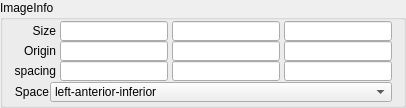
             <widget class="QGroupBox" name="groupBox_2">
              <property name="sizePolicy">
               <sizepolicy hsizetype="Preferred" vsizetype="Preferred">
                <horstretch>0</horstretch>
                <verstretch>0</verstretch>
               </sizepolicy>
              </property>
              <property name="minimumSize">
               <size>
                <width>150</width>
                <height>0</height>
               </size>
              </property>
              <property name="title">
               <string>ImageInfo</string>
              </property>
              <layout class="QVBoxLayout" name="verticalLayout_11">
               <property name="spacing">
                <number>1</number>
               </property>
               <property name="topMargin">
                <number>1</number>
               </property>
               <property name="bottomMargin">
                <number>3</number>
               </property>
               <item>
                <layout class="QGridLayout" name="gridLayout_3">
                 <property name="horizontalSpacing">
                  <number>4</number>
                 </property>
                 <property name="verticalSpacing">
                  <number>0</number>
                 </property>
                 <item row="0" column="0">
                  <widget class="QLabel" name="label_30">
                   <property name="sizePolicy">
                    <sizepolicy hsizetype="Preferred" vsizetype="Preferred">
                     <horstretch>0</horstretch>
                     <verstretch>0</verstretch>
                    </sizepolicy>
                   </property>
                   <property name="text">
                    <string>Size</string>
                   </property>
                   <property name="alignment">
                    <set>Qt::AlignRight|Qt::AlignTrailing|Qt::AlignVCenter</set>
                   </property>
                  </widget>
                 </item>
                 <item row="0" column="1">
                  <widget class="QLineEdit" name="lineEdit_SizeX">
                   <property name="sizePolicy">
                    <sizepolicy hsizetype="Expanding" vsizetype="Fixed">
                     <horstretch>0</horstretch>
                     <verstretch>0</verstretch>
                    </sizepolicy>
                   </property>
                   <property name="minimumSize">
                    <size>
                     <width>30</width>
                     <height>0</height>
                    </size>
                   </property>
                   <property name="maximumSize">
                    <size>
                     <width>16777215</width>
                     <height>20</height>
                    </size>
                   </property>
                   <property name="text">
                    <string/>
                   </property>
                   <property name="alignment">
                    <set>Qt::AlignRight|Qt::AlignTrailing|Qt::AlignVCenter</set>
                   </property>
                   <property name="readOnly">
                    <bool>true</bool>
                   </property>
                  </widget>
                 </item>
                 <item row="0" column="2">
                  <widget class="QLineEdit" name="lineEdit_SizeY">
                   <property name="sizePolicy">
                    <sizepolicy hsizetype="Expanding" vsizetype="Fixed">
                     <horstretch>0</horstretch>
                     <verstretch>0</verstretch>
                    </sizepolicy>
                   </property>
                   <property name="minimumSize">
                    <size>
                     <width>30</width>
                     <height>0</height>
                    </size>
                   </property>
                   <property name="maximumSize">
                    <size>
                     <width>16777215</width>
                     <height>20</height>
                    </size>
                   </property>
                   <property name="alignment">
                    <set>Qt::AlignRight|Qt::AlignTrailing|Qt::AlignVCenter</set>
                   </property>
                   <property name="readOnly">
                    <bool>true</bool>
                   </property>
                  </widget>
                 </item>
                 <item row="0" column="3">
                  <widget class="QLineEdit" name="lineEdit_SizeZ">
                   <property name="sizePolicy">
                    <sizepolicy hsizetype="Expanding" vsizetype="Fixed">
                     <horstretch>0</horstretch>
                     <verstretch>0</verstretch>
                    </sizepolicy>
                   </property>
                   <property name="minimumSize">
                    <size>
                     <width>30</width>
                     <height>0</height>
                    </size>
                   </property>
                   <property name="maximumSize">
                    <size>
                     <width>16777215</width>
                     <height>20</height>
                    </size>
                   </property>
                   <property name="alignment">
                    <set>Qt::AlignRight|Qt::AlignTrailing|Qt::AlignVCenter</set>
                   </property>
                   <property name="readOnly">
                    <bool>true</bool>
                   </property>
                  </widget>
                 </item>
                 <item row="1" column="0">
                  <widget class="QLabel" name="label_32">
                   <property name="sizePolicy">
                    <sizepolicy hsizetype="Preferred" vsizetype="Preferred">
                     <horstretch>0</horstretch>
                     <verstretch>0</verstretch>
                    </sizepolicy>
                   </property>
                   <property name="text">
                    <string>Origin</string>
                   </property>
                   <property name="alignment">
                    <set>Qt::AlignRight|Qt::AlignTrailing|Qt::AlignVCenter</set>
                   </property>
                  </widget>
                 </item>
                 <item row="1" column="1">
                  <widget class="QLineEdit" name="lineEdit_OriginX">
                   <property name="sizePolicy">
                    <sizepolicy hsizetype="Expanding" vsizetype="Fixed">
                     <horstretch>0</horstretch>
                     <verstretch>0</verstretch>
                    </sizepolicy>
                   </property>
                   <property name="minimumSize">
                    <size>
                     <width>30</width>
                     <height>0</height>
                    </size>
                   </property>
                   <property name="maximumSize">
                    <size>
                     <width>16777215</width>
                     <height>20</height>
                    </size>
                   </property>
                   <property name="alignment">
                    <set>Qt::AlignRight|Qt::AlignTrailing|Qt::AlignVCenter</set>
                   </property>
                   <property name="readOnly">
                    <bool>true</bool>
                   </property>
                  </widget>
                 </item>
                 <item row="1" column="2">
                  <widget class="QLineEdit" name="lineEdit_OriginY">
                   <property name="sizePolicy">
                    <sizepolicy hsizetype="Expanding" vsizetype="Fixed">
                     <horstretch>0</horstretch>
                     <verstretch>0</verstretch>
                    </sizepolicy>
                   </property>
                   <property name="minimumSize">
                    <size>
                     <width>30</width>
                     <height>0</height>
                    </size>
                   </property>
                   <property name="maximumSize">
                    <size>
                     <width>16777215</width>
                     <height>20</height>
                    </size>
                   </property>
                   <property name="alignment">
                    <set>Qt::AlignRight|Qt::AlignTrailing|Qt::AlignVCenter</set>
                   </property>
                   <property name="readOnly">
                    <bool>true</bool>
                   </property>
                  </widget>
                 </item>
                 <item row="1" column="3">
                  <widget class="QLineEdit" name="lineEdit_OriginZ">
                   <property name="sizePolicy">
                    <sizepolicy hsizetype="Expanding" vsizetype="Fixed">
                     <horstretch>0</horstretch>
                     <verstretch>0</verstretch>
                    </sizepolicy>
                   </property>
                   <property name="minimumSize">
                    <size>
                     <width>30</width>
                     <height>0</height>
                    </size>
                   </property>
                   <property name="maximumSize">
                    <size>
                     <width>16777215</width>
                     <height>20</height>
                    </size>
                   </property>
                   <property name="alignment">
                    <set>Qt::AlignRight|Qt::AlignTrailing|Qt::AlignVCenter</set>
                   </property>
                   <property name="readOnly">
                    <bool>true</bool>
                   </property>
                  </widget>
                 </item>
                 <item row="2" column="0">
                  <widget class="QLabel" name="label_7">
                   <property name="text">
                    <string>spacing</string>
                   </property>
                   <property name="alignment">
                    <set>Qt::AlignRight|Qt::AlignTrailing|Qt::AlignVCenter</set>
                   </property>
                  </widget>
                 </item>
                 <item row="2" column="1">
                  <widget class="QLineEdit" name="lineEdit_SpacingX">
                   <property name="sizePolicy">
                    <sizepolicy hsizetype="Expanding" vsizetype="Fixed">
                     <horstretch>0</horstretch>
                     <verstretch>0</verstretch>
                    </sizepolicy>
                   </property>
                   <property name="minimumSize">
                    <size>
                     <width>30</width>
                     <height>0</height>
                    </size>
                   </property>
                   <property name="maximumSize">
                    <size>
                     <width>16777215</width>
                     <height>20</height>
                    </size>
                   </property>
                   <property name="alignment">
                    <set>Qt::AlignRight|Qt::AlignTrailing|Qt::AlignVCenter</set>
                   </property>
                   <property name="readOnly">
                    <bool>true</bool>
                   </property>
                  </widget>
                 </item>
                 <item row="2" column="2">
                  <widget class="QLineEdit" name="lineEdit_SpacingY">
                   <property name="sizePolicy">
                    <sizepolicy hsizetype="Expanding" vsizetype="Fixed">
                     <horstretch>0</horstretch>
                     <verstretch>0</verstretch>
                    </sizepolicy>
                   </property>
                   <property name="minimumSize">
                    <size>
                     <width>30</width>
                     <height>0</height>
                    </size>
                   </property>
                   <property name="maximumSize">
                    <size>
                     <width>16777215</width>
                     <height>20</height>
                    </size>
                   </property>
                   <property name="alignment">
                    <set>Qt::AlignRight|Qt::AlignTrailing|Qt::AlignVCenter</set>
                   </property>
                   <property name="readOnly">
                    <bool>true</bool>
                   </property>
                  </widget>
                 </item>
                 <item row="2" column="3">
                  <widget class="QLineEdit" name="lineEdit_SpacingZ">
                   <property name="sizePolicy">
                    <sizepolicy hsizetype="Expanding" vsizetype="Fixed">
                     <horstretch>0</horstretch>
                     <verstretch>0</verstretch>
                    </sizepolicy>
                   </property>
                   <property name="minimumSize">
                    <size>
                     <width>30</width>
                     <height>0</height>
                    </size>
                   </property>
                   <property name="maximumSize">
                    <size>
                     <width>16777215</width>
                     <height>20</height>
                    </size>
                   </property>
                   <property name="alignment">
                    <set>Qt::AlignRight|Qt::AlignTrailing|Qt::AlignVCenter</set>
                   </property>
                   <property name="readOnly">
                    <bool>true</bool>
                   </property>
                  </widget>
                 </item>
                </layout>
               </item>
               <item>
                <layout class="QHBoxLayout" name="horizontalLayout_13">
                 <item>
                  <widget class="QLabel" name="label_27">
                   <property name="sizePolicy">
                    <sizepolicy hsizetype="Fixed" vsizetype="Preferred">
                     <horstretch>0</horstretch>
                     <verstretch>0</verstretch>
                    </sizepolicy>
                   </property>
                   <property name="text">
                    <string>Space</string>
                   </property>
                   <property name="alignment">
                    <set>Qt::AlignRight|Qt::AlignTrailing|Qt::AlignVCenter</set>
                   </property>
                  </widget>
                 </item>
                 <item>
                  <widget class="QComboBox" name="comboBox_Space">
                   <property name="maximumSize">
                    <size>
                     <width>16777215</width>
                     <height>20</height>
                    </size>
                   </property>
                   <item>
                    <property name="text">
                     <string>left-anterior-inferior</string>
                    </property>
                   </item>
                   <item>
                    <property name="text">
                     <string>left-anterior-superior</string>
                    </property>
                   </item>
                   <item>
                    <property name="text">
                     <string>left-posterior-inferior</string>
                    </property>
                   </item>
                   <item>
                    <property name="text">
                     <string>left-posterior-superior</string>
                    </property>
                   </item>
                   <item>
                    <property name="text">
                     <string>right-anterior-inferior</string>
                    </property>
                   </item>
                   <item>
                    <property name="text">
                     <string>right-anterior-superior</string>
                    </property>
                   </item>
                   <item>
                    <property name="text">
                     <string>right-posterior-inferior</string>
                    </property>
                   </item>
                   <item>
                    <property name="text">
                     <string>right-posterior-superior</string>
                    </property>
                   </item>
                  </widget>
                 </item>
                </layout>
               </item>
              </layout>
             </widget>
